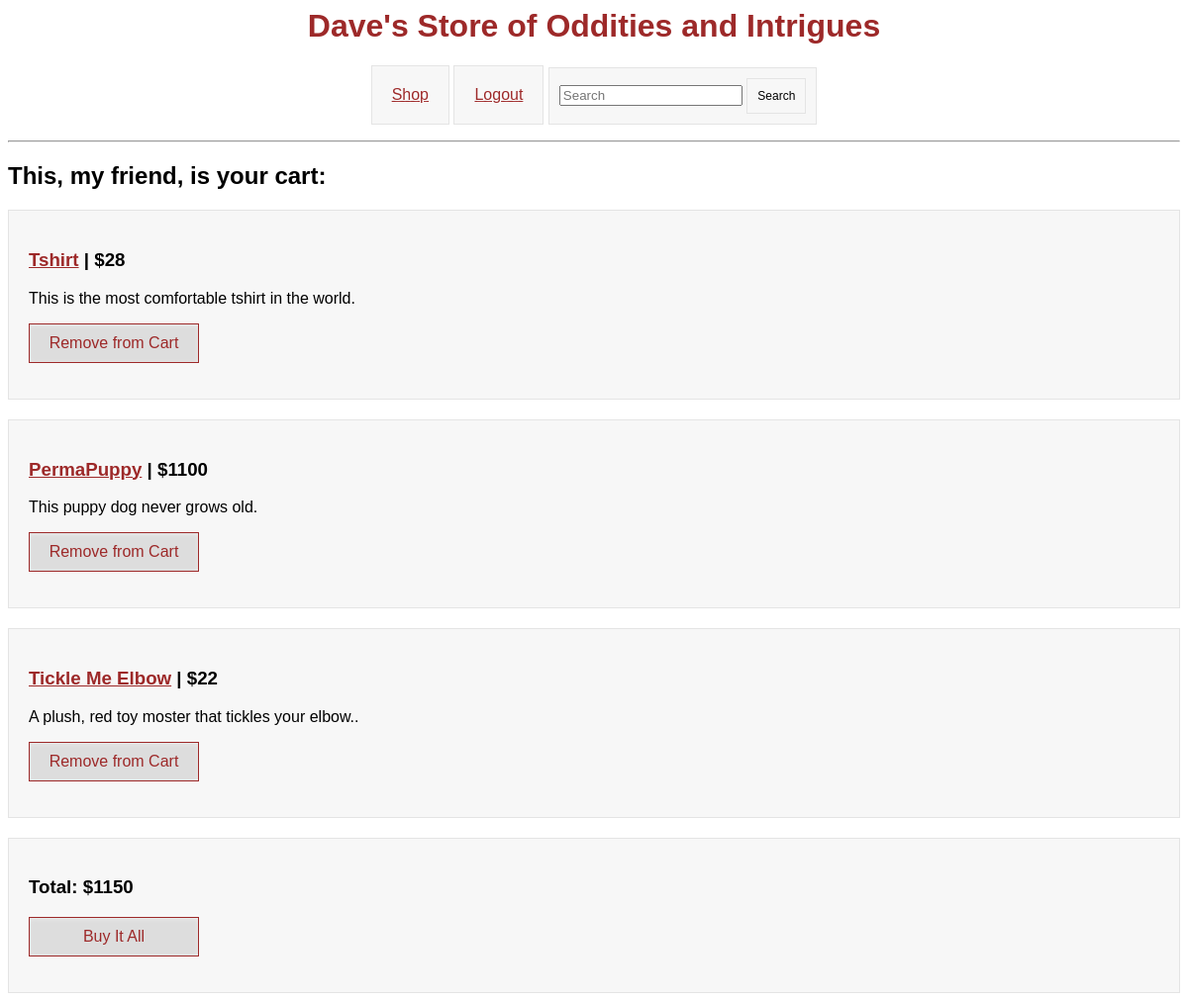
/items/cart/ (signed in), run on the app's committed database.
### items/models.py (models this page shows)
class Item(models.Model):
	name = models.CharField(max_length=200)
	description = models.CharField(max_length=400)
	price = models.IntegerField()
	def __str__(self):
		return self.name

### items/views.py (the view)
def cart(request):
	user = request.user
	if not user.is_authenticated():
		return render(request, 'users/login.html')
	all_orders = Order.objects.all()
	order = all_orders.filter(user=user.id).filter(status=1)
	if not order:
		return render(request, 'items/cart.html', {"items": [], "total" : 0})
	items = order[0].items.all()
	total = 0
	for item in items:
		total += item.price
	return render(request, 'items/cart.html', {"items": items, "total" : total})

### items/templates/items/cart.html
{% include "header.html" %}
<h2>This, my friend, is your cart:</h2>
{% if items %}
    {% for item in items %}
    <div class="item-list">
        <a href="{% url 'items:show' item.id %}"><h3>{{ item }}</a>  |  ${{ item.price }}</h3>
        <p>{{ item.description }}</p>
        <a class="cart-link" href="/items/{{ item.id }}/delete"><p class="remove-to-cart">Remove from Cart</p></a>
    </div>
    {% endfor %}
    <div class="item-list">
    	<h3>Total: ${{ total }}</h3>
    	<a class="cart-link" href="/items/payment"><p class="remove-to-cart">Buy It All</p></a>
    </div>
{% else %}
    <p>No items are available.</p>
{% endif %}

### users/static/users/style.css (style rules this page uses)
a { color: #9D2929; }
.item-list { background-color: #F7F7F7; padding: 20px; border:1px solid #E4E4E4; margin-top: 20px; }
.cart-link { text-decoration: none }
.remove-to-cart { border: solid 1px; padding: 10px; width: 150px; text-align: center; text-decoration: none; background-color: #ddd; box-shadow: inset 0px 1px 4px #ECECEC; -moz-box-shadow: inset 0px 1px 4px #ECECEC; -webkit-box-shadow: inset 0px 1px 4px #ECECEC; }

### data on the page
Item: name "Tshirt", price "28", description "This is the most comfortable tshirt in the world."
Item: name "PermaPuppy", price "1100", description "This puppy dog never grows old."
Item: name "Tickle Me Elbow", price "22", description "A plush, red toy moster that tickles your elbow.."

### other printed values
{{ total }} "1150"
